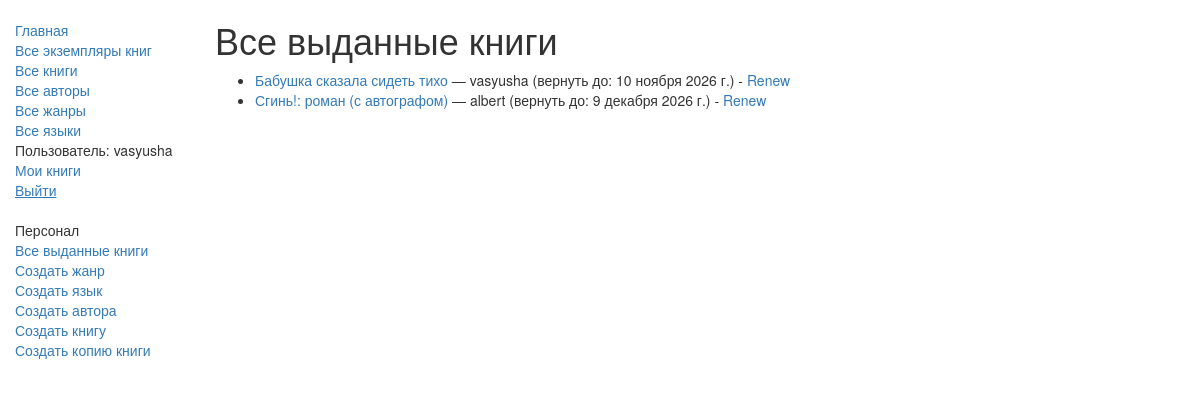
Page /catalog/all-borrowed/ (signed in) on the committed database.
### catalog/models.py (models this page shows, shortened)
class BookInstance(models.Model):
    id = models.UUIDField(
        primary_key=True,
        default=uuid.uuid4,
        help_text="Уникальный ID для конкретного экземпляра во всей библиотеке"
    )
    book = models.ForeignKey(
        Book,
        on_delete=models.SET_NULL,
        null=True,
        verbose_name="Книга"
    )
    imprint = models.CharField(max_length=200, verbose_name="Издательство")
    due_back = models.DateField(verbose_name="Дата возврата", null=True, blank=True)
    borrower = models.ForeignKey(
        User,
        on_delete=models.SET_NULL,
        null=True,
        blank=True,
        verbose_name="Читатель"
    )
    LOAN_STATUS = (
        ('m', 'На обслуживании'),
        ('o', 'Выдана'),
        ('a', 'Доступна'),
        ('r', 'Забронирована'),
    )
    status = models.CharField(
        max_length=1,
        choices=LOAN_STATUS,
        blank=True,
        default='m',
        verbose_name="Статус",
        help_text='Доступность книги'
    )
    class Meta:
        ordering = ["due_back"]
        verbose_name = "Экземпляр книги"
        verbose_name_plural = "Экземпляры книг"
        permissions = (("can_mark_returned", "Отметить книгу как возвращенную"),)

class Book(models.Model):
    title = models.CharField(max_length=200, verbose_name="Название")
    author = models.ForeignKey(
        Author,
        on_delete=models.SET_NULL,
        null=True,
        verbose_name="Автор"
    )
    summary = models.TextField(
        max_length=1000,
        verbose_name="Аннотация",
        help_text="Введите краткое описание книги"
    )
    isbn = models.CharField(
        max_length=13,
        verbose_name="ISBN",
        help_text='13 символов <a href="https://www.isbn-international.org/content/what-isbn">ISBN номер</a>'
    )
    genre = models.ManyToManyField(
        Genre,
        verbose_name="Жанр",
        help_text="Выберите жанр для этой книги"
    )
    language = models.ForeignKey(
        Language,
        on_delete=models.SET_NULL,
        null=True,
        verbose_name="Язык"
    )
    class Meta:
        verbose_name = "Книга"
        verbose_name_plural = "Книги"
    def display_genre(self):
        return ', '.join([genre.name for genre in self.genre.all()[:3]])
    display_genre.short_description = 'Жанр'
    def get_absolute_url(self):
        return reverse('book-detail', args=[str(self.id)])

### catalog/views.py (the view)
# urls.py: path('all-borrowed/', views.LoanedBooksAllListView.as_view(), name='all-borrowed'),
class LoanedBooksAllListView(PermissionRequiredMixin, generic.ListView):
    model = BookInstance
    template_name = 'catalog/bookinstance_list_borrowed.html'
    permission_required = 'catalog.can_mark_returned'
    paginate_by = 10
    def get_queryset(self):
        return BookInstance.objects.filter(
            status__exact='o'
        ).order_by('due_back')

### catalog/templates/catalog/bookinstance_list_borrowed.html
{% extends "base_generic.html" %}
{% block content %}
<h1>Все выданные книги</h1>
{% if bookinstance_list %}
<ul>
    {% for bookinst in bookinstance_list %}
    <li>
        <a href="{{ bookinst.book.get_absolute_url }}">
            {{ bookinst.book.title }}
        </a>
        — {{ bookinst.borrower }}
        (вернуть до: {{ bookinst.due_back }})
        {% if perms.catalog.can_mark_returned %} -
        <a href="{% url 'renew-book-librarian' bookinst.id %}">Renew</a>
        {% endif %}
    </li>
    {% endfor %}
</ul>
{% else %}
<p>Нет выданных книг.</p>
{% endif %}
{% endblock %}

### catalog/templates/base_generic.html (shortened to what this page needs)
<!DOCTYPE html>
<html lang="ru">
  <head>
    <link
      rel="stylesheet"
      href="https://maxcdn.bootstrapcdn.com/bootstrap/3.3.7/css/bootstrap.min.css" />
    {% load static %}
    <link rel="stylesheet" href="{% static 'css/styles.css' %}" />
  </head>
  <body>
    <div class="container-fluid">
      <div class="row">
        <div class="col-sm-2">
          {% block sidebar %}
            <ul class="sidebar-nav">
                <li><a href="{% url 'index' %}">Главная</a></li>
                <li><a href="{% url 'bookinstances' %}">Все экземпляры книг</a></li>
                <li><a href="{% url 'books' %}">Все книги</a></li>
                <li><a href="{% url 'authors' %}">Все авторы</a></li>
                <li><a href="{% url 'genres' %}">Все жанры</a></li>
                <li><a href="{% url 'languages' %}">Все языки</a></li>
              {% if user.is_authenticated %}
                <li>Пользователь: {{ user.get_username }}</li>
                <li><a href="{% url 'my-borrowed' %}">Мои книги</a></li>
                <li>
                  <form method="post" action="{% url 'logout' %}?next={{ request.path }}" style="display:inline;">
                    <button type="submit" style="background:none; border:none; color:#337ab7; padding:0; text-decoration:underline; cursor:pointer;">
                      Выйти
                    </button>
                  </form>
                </li>
              {% else %}
                <li><a href="{% url 'login' %}?next={{ request.path }}">Войти</a></li>
              {% endif %}
            </ul>
            {% if user.is_authenticated and perms.catalog.can_mark_returned %}
              <ul class="sidebar-nav">
                <li>Персонал</li>
                <li><a href="{% url 'all-borrowed' %}">Все выданные книги</a></li>
                <li><a href="{% url 'genre_create' %}">Создать жанр</a></li>
                <li><a href="{% url 'language_create' %}">Создать язык</a></li>
                <li><a href="{% url 'author_create' %}">Создать автора</a></li>
                <li><a href="{% url 'book_create' %}">Создать книгу</a></li>
                <li><a href="{% url 'bookinstance_create' %}">Создать копию книги</a></li>
              </ul>
            {% endif %}
          {% endblock %}
        </div>
        <div class="col-sm-10">
          {% block content %}{% endblock %}
        </div>
      </div>
    </div>
  </body>
</html>

### catalog/static/css/styles.css (style rules this page uses)
.sidebar-nav { margin-top: 20px; padding: 0; list-style: none; }

### rows in the picture
BookInstance: book "Бабушка сказала сидеть тихо", borrower "vasyusha", due_back "10 ноября 2026 г."
BookInstance: book "Сгинь!: роман (с автографом)", borrower "albert", due_back "9 декабря 2026 г."

### other values in the picture
{{ user.get_username }} "vasyusha"
